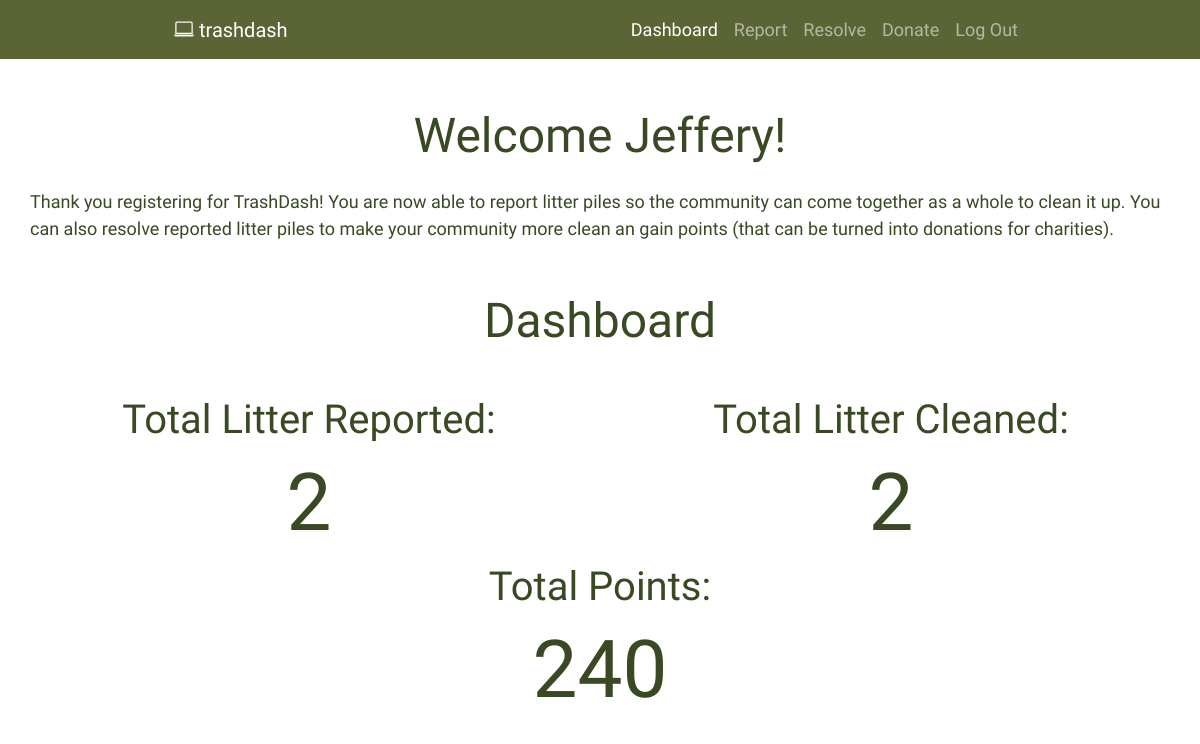
Page /dashboard (signed in) on the earlier database version.
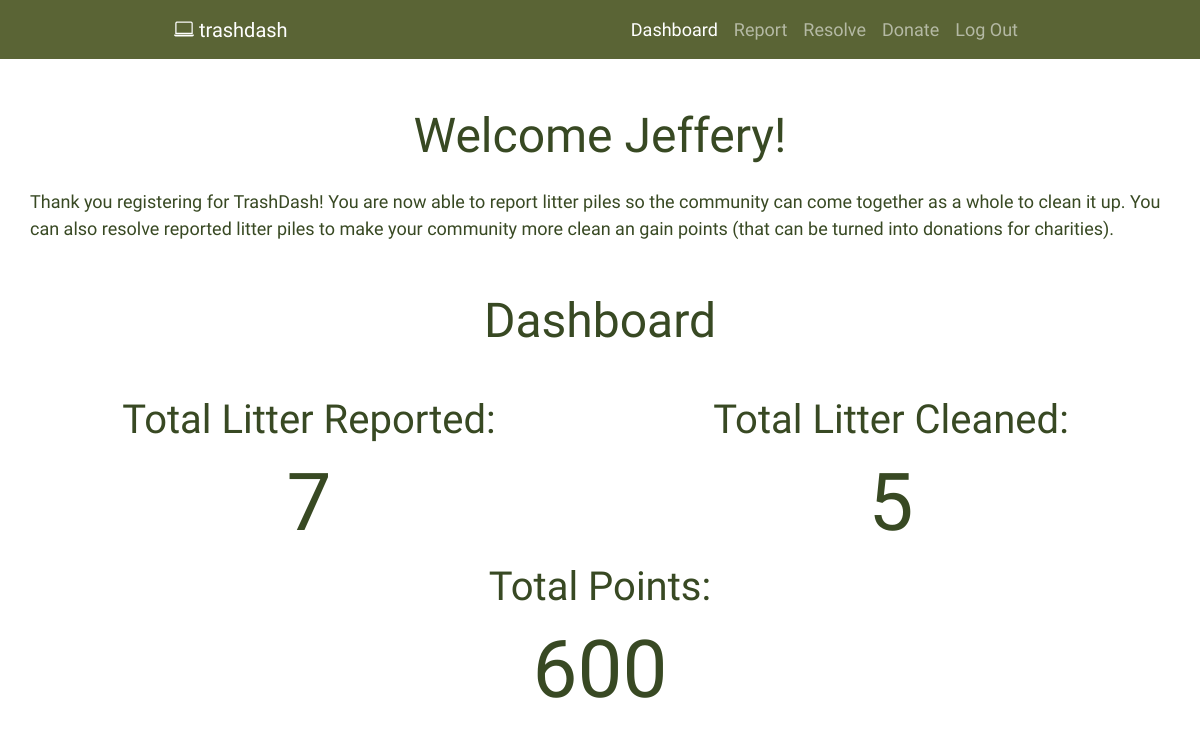
Same page on the later database version.
### website/models.py (models this page shows)
class User(db.Model, UserMixin):
    id = db.Column(db.Integer, primary_key=True)
    email = db.Column(db.String(30), unique=True)
    username = db.Column(db.String(20), unique=True)
    password = db.Column(db.String(20))
    litters_found = db.Column(db.Integer)
    litters_cleaned = db.Column(db.Integer)
    points = db.Column(db.Integer)
    reports = db.relationship('Report', backref="user")

### website/views.py (the view)
@views.route("/dashboard")
def dashboard():
    return render_template("dashboard.html", user=current_user)

### website/__init__.py (called while the page is built)
@login_manager.user_loader
def load_user(id):
    return User.query.get(int(id))

### website/templates/dashboard.html (shortened to what this page needs)
{% extends "layout.html" %}
{% block content %}
<body>
    <header>
        <nav class="navbar navbar-expand-lg navbar-dark fixed-top bg-primary">
            <div class="container nav-space">
                <a class="navbar-brand" href="/dashboard">
                    <i class="bi bi-laptop" role="img" aria-label="Logo"></i>
                    trashdash
                </a>
                <div class="collapse navbar-collapse" id="navbarCollapse">
                    <ul class="nav navbar-nav ms-auto">
                        <li class="nav-item">
                            <a class="nav-link active" href="/dashboard">Dashboard</a>
                        </li>
                        <li class="nav-item">
                            <a class="nav-link" href="/report">Report</a>
                        </li>
                        <li class="nav-item">
                            <a class="nav-link" href="/resolve">Resolve</a>
                        </li>
                        <li class="nav-item">
                            <a class="nav-link" href="/donate">Donate</a>
                        </li>
                        <li class="nav-item">
                            <a class="nav-link" href="/login">Log Out</a>
                        </li>
                    </ul>
                </div>
            </div>
        </nav>
    </header>
    <div class="container body-content">
        <div class="row" style="margin-top: 5%;  margin-bottom: 3%;">
            <h1 style="text-align: center; font-size: 300%; margin-bottom: 2%;">Welcome {{ current_user.username }}!</h1>
            <p>Thank you registering for TrashDash! You are now able to report litter piles so the community can come
                together as a whole to clean it up. You can also resolve reported litter piles to make your community
                more clean an gain points (that can be turned into donations for charities).</p>
        </div>
        <div class="row" style="margin-bottom: 3%; margin-top: 3%;">
            <h1 style="text-align: center; font-size: 300%; margin-bottom: 4%;">Dashboard</h1>
            <div class="col-md-6">
                <h1 style="text-align: center; margin-bottom: 2%;">Total Litter Reported:</h1>
                <h1 style="text-align: center; font-size: 500%; margin-bottom: 2%;">{{ current_user.litters_found }}
                </h1>
            </div>
            <div class="col-md-6">
                <h1 style="text-align: center; margin-bottom: 2%;">Total Litter Cleaned:</h1>
                <h1 style="text-align: center; font-size: 500%; margin-bottom: 2%;">{{ current_user.litters_cleaned }}
                </h1>
            </div>
            <div class="col-md-3"></div>
            <div class="col-md-6">
                <h1 style="text-align: center; margin-bottom: 2%;">Total Points:</h1>
                <h1 style="text-align: center; font-size: 500%; margin-bottom: 2%;">{{current_user.points}}</h1>
            </div>
        </div>
    </div>
</body>
</html>
{% endblock content %}

Differences in the rows shown:
changed User "Jeffery": litters_found "2" → "7"; litters_cleaned "2" → "5"; points "240" → "600"
